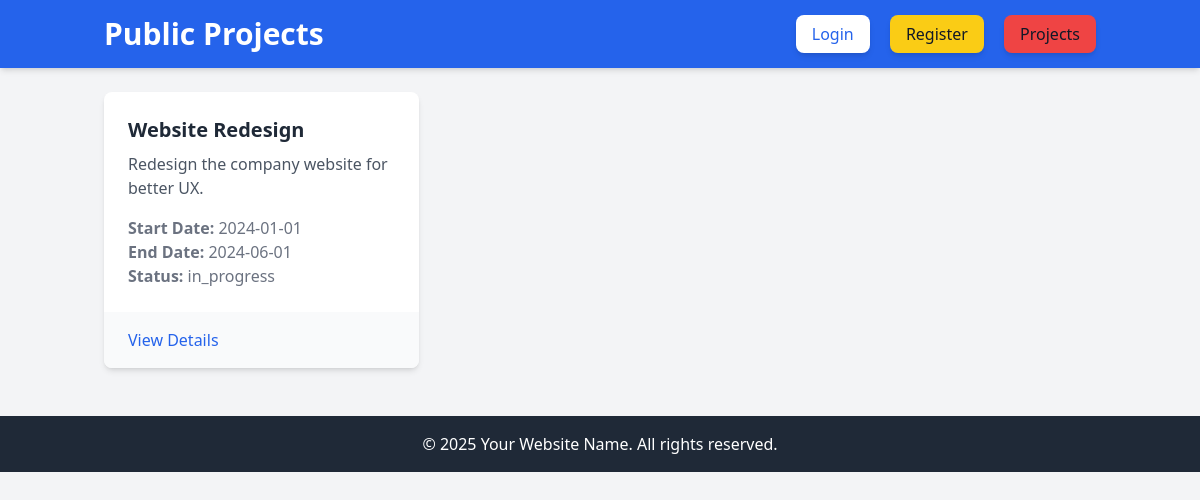
The page / on the database its author committed.
### tables this page shows
CREATE TABLE projects (
    id INT AUTO_INCREMENT PRIMARY KEY,
    name VARCHAR(255) NOT NULL,
    description TEXT,
    date_commence DATE,
    date_fin DATE,
    status VARCHAR(20) NOT NULL DEFAULT 'not_started' CHECK (status IN ('not_started', 'in_progress', 'completed')),
    is_public TINYINT(1) DEFAULT FALSE,
    id_user INT,
    FOREIGN KEY (id_user) REFERENCES users(id),
    created_at TIMESTAMP DEFAULT CURRENT_TIMESTAMP
);

### controllers/ProjectController.php (called while the page is built, shortened)
<?php
class ProjectController{
private $project;
public function __construct(){
    $database =new Database();
    $this->db =$database->getconnection();
    $this->project=new Project($this->db);
}
    public function viewPublicProjects() {
        $projects = $this->project->readPublic();
        include 'views/public_projects.php';
    }
}

### config/Database.php (called while the page is built, shortened)
<?php
class Database{
   private $host="localhost";
   private $db_name="gestionnaire_de_projets";
   private $username="root";
   private $password="";
   public function getconnection(){
    $this->conn=null;
    try{
        $this->conn = new PDO(
            "mysql:host=".$this->host.";dbname=".$this->db_name,$this->username,$this->password);
        $this->conn->setAttribute(PDO::ATTR_ERRMODE,PDO::ERRMODE_EXCEPTION);
    }
catch(PDOExcepton $exception){
    echo "connectionError :";
}
  return $this->conn;
   }
}
?>

### models/Project.php (called while the page is built, shortened)
<?php
class Project {
    private $conn;
    private $table_name = "projects";
    public function __construct($db) {
        $this->conn = $db;
    }
    public function readPublic() {
        $query = "SELECT * FROM " . $this->table_name . " WHERE is_public = 1";
        $stmt = $this->conn->prepare($query);
        $stmt->execute();
        return $stmt->fetchAll(PDO::FETCH_ASSOC);
    }
    }

### views/public_projects.php (the view, shortened to what this page needs)
<!DOCTYPE html>
<html lang="en">
<head>
    <script src="https://cdn.tailwindcss.com"></script>
</head>
<body class="bg-gray-100 text-gray-800">
    <?php include 'header.php'?>
    <div class="container mx-auto mt-6 px-4">
        <div class="grid grid-cols-1 sm:grid-cols-2 lg:grid-cols-3 gap-6">
            <?php if (empty($projects)): ?>
                <p class="text-gray-500 text-center col-span-full">No public projects available at the moment.</p>
            <?php else: ?>
                <?php foreach ($projects as $project): ?>
                    <div class="bg-white shadow-md rounded-lg overflow-hidden">
                        <div class="p-6">
                            <h2 class="text-xl font-semibold text-gray-800"><?= htmlspecialchars($project['name']) ?></h2>
                            <p class="text-gray-600 mt-2"><?= htmlspecialchars($project['description']) ?></p>
                            <div class="mt-4">
                                <p class="text-gray-500"><strong>Start Date:</strong> <?= htmlspecialchars($project['date_commence']) ?></p>
                                <p class="text-gray-500"><strong>End Date:</strong> <?= htmlspecialchars($project['date_fin']) ?></p>
                                <p class="text-gray-500"><strong>Status:</strong> <?= htmlspecialchars($project['status']) ?></p>
                            </div>
                        </div>
                        <div class="bg-gray-50 px-6 py-4">
                            <button
                                class="text-blue-600 hover:underline font-medium view-details-btn"
                                onclick="showRegisterPrompt('<?= htmlspecialchars($project['name']) ?>')">
                                View Details
                            </button>
                        </div>
                    </div>
                <?php endforeach; ?>
            <?php endif; ?>
        </div>
    </div>
    <footer class="bg-gray-800 text-white mt-12 py-4">
        <div class="container mx-auto text-center">
            <p>&copy; <?= date('Y') ?> Your Website Name. All rights reserved.</p>
        </div>
    </footer>
</body>
</html>

### rows shown on the page
projects: name "Website Redesign", description "Redesign the company website for better UX.", date_commence "2024-01-01", date_fin "2024-06-01", status "in_progress"
